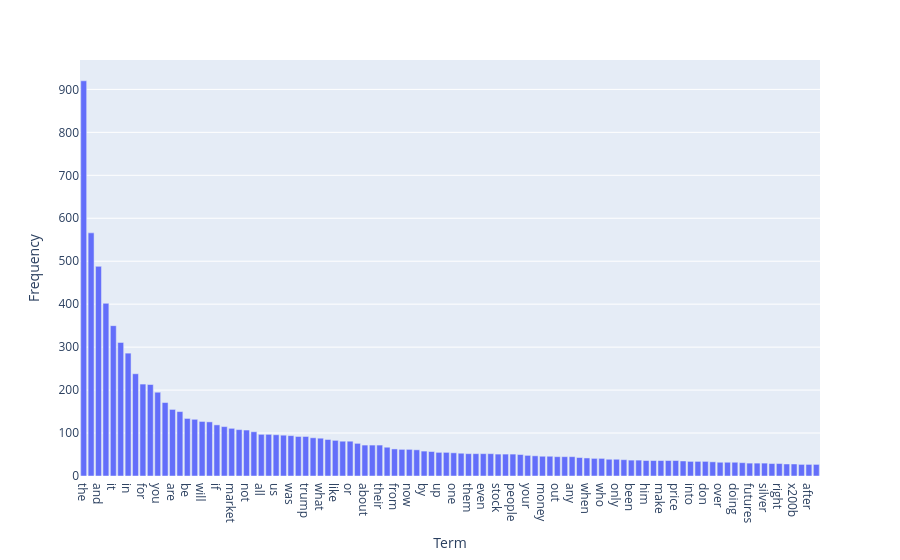

Notebook code for this chart:
### Code cell
# Exercise 13 & 14 (Two exercises' code are the same):
# calculate term frequencies for all terms
all_terms = count_vect.get_feature_names_out()
df_freq = pd.DataFrame({
    'Term': all_terms,
    'Frequency': term_frequencies
})
# choose top 100 terms
df_sorted = df_freq.sort_values(by='Frequency', ascending=False).head(100)

fig = px.bar(
    data_frame=df_sorted,
    x='Term',
    y='Frequency',
    labels={'Term': 'Term', 'Frequency': 'Frequency'},
)

fig.show()

### Figure 1 — Plotly figure (JSON) as saved in the notebook; plotly's stock layout.template omitted (floating-point values rounded to 4 significant figures)
{"data": [{"hovertemplate": "Term=%{x}<br>Frequency=%{y}<extra></extra>", "legendgroup": "", "marker": {"color": "#636efa", "pattern": {"shape": ""}}, "name": "", "orientation": "v", "showlegend": false, "textposition": "auto", "type": "bar", "x": ["the", "to", "and", "is", "it", "of", "in", "that", "for", "this", "you", "on", "are", "they", "be", "he", "will", "with", "if", "as", "market", "but", "not", "so", "all", "have", "us", "just", "was", "at", "trump", "my", "what", "can", "like", "we", "or", "has", "about", "china", "their", "more", "from", "there", "now", "no", "by", "re", "up", "how", "one", "do", "them", "think", "even", "some", "stock", "his", "people", "going", "your", "an", "money", "good", "out", "would", "any", "see", "when", "than", "who", "tariffs", "only", "why", "been", "get", "him", "time", "make", "other", "price", "want", "into", "me", "don", "then", "over", "down", "doing", "could", "futures", "because", "silver", "company", "right", "still", "x200b", "day", "after", "years"], "xaxis": "x", "y": [920, 566, 488, 402, 350, 311, 286, 238, 214, 213, 195, 171, 155, 150, 134, 132, 127, 126, 119, 115, 111, 108, 107, 103, 97, 97, 96, 95, 94, 92, 92, 89, 88, 85, 83, 81, 81, 76, 72, 72, 72, 67, 63, 62, 62, 61, 58, 57, 55, 55, 54, 53, 52, 52, 52, 52, 51, 51, 51, 50, 48, 47, 46, 46, 45, 45, 45, 43, 42, 41, 41, 39, 39, 38, 37, 37, 36, 36, 36, 36, 36, 35, 34, 34, 34, 33, 32, 32, 32, 31, 30, 30, 30, 29, 29, 28, 28, 27, 27, 27], "yaxis": "y"}], "layout": {"barmode": "relative", "legend": {"tracegroupgap": 0}, "margin": {"t": 60}, "xaxis": {"anchor": "y", "domain": [0, 1], "title": {"text": "Term"}}, "yaxis": {"anchor": "x", "domain": [0, 1], "title": {"text": "Frequency"}}}}
